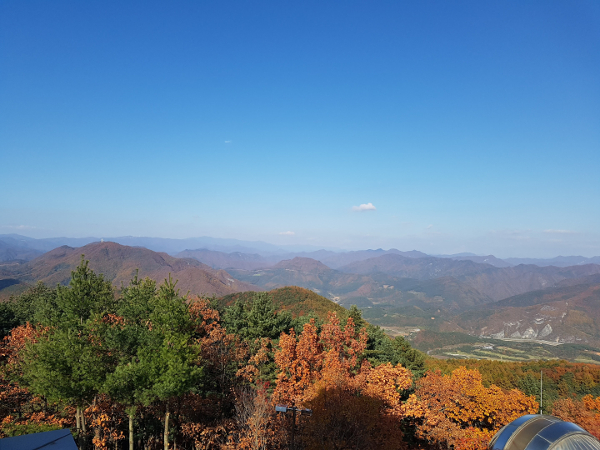
#> input picture img/mountain.jpg, 600 x 450 px, found by its file name
$ python histo_2d.py
#> lines starting #> are read from the running program, lines starting #| are printed output that depends on the picture
import cv2
import matplotlib.pylab as plt

plt.style.use('classic')        # --① 컬러 스타일을 1.x 스타일로 사용
img = cv2.imread('./img/mountain.jpg')
#> img is the input picture: shape (450, 600, 3); mean B, G, R 151.4, 127.3, 100.2

plt.subplot(131)
hist = cv2.calcHist([img], [0,1], None, [32,32], [0,256,0,256]) #--②
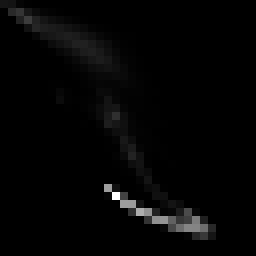
#> hist: shape (32, 32) float32 (shown 8 times larger); min 0, max 13423, mean 263.7; drawn with min black and max white
p = plt.imshow(hist)                                            #--③
plt.title('Blue and Green')                                     #--④
plt.colorbar(p)                                                 #--⑤


plt.subplot(132)
hist = cv2.calcHist([img], [1,2], None, [32,32], [0,256,0,256]) #--⑥
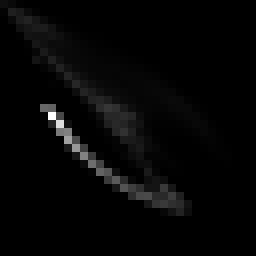
#> hist: shape (32, 32) float32 (shown 8 times larger); min 0, max 10964, mean 263.7; drawn with min black and max white
p = plt.imshow(hist)
plt.title('Green and Red')
plt.colorbar(p)

plt.subplot(133)
hist = cv2.calcHist([img], [0,2], None, [32,32], [0,256,0,256]) #--⑦
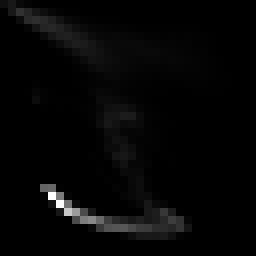
#> hist: shape (32, 32) float32 (shown 8 times larger); min 0, max 11349, mean 263.7; drawn with min black and max white
p = plt.imshow(hist)
plt.title('Blue and Red')
plt.colorbar(p)

plt.show()
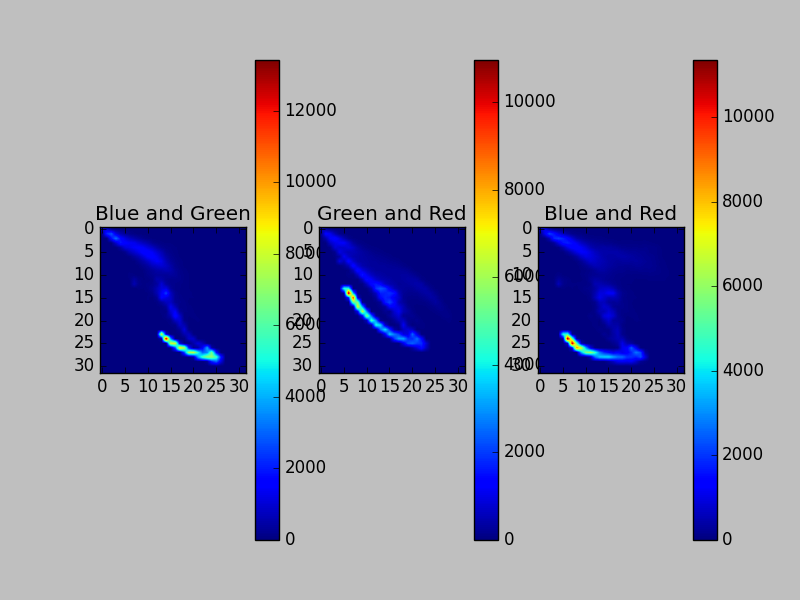
#> figure drawn by matplotlib, 6 panels

$ run again, with img/abnormal.jpg copied over img/mountain.jpg
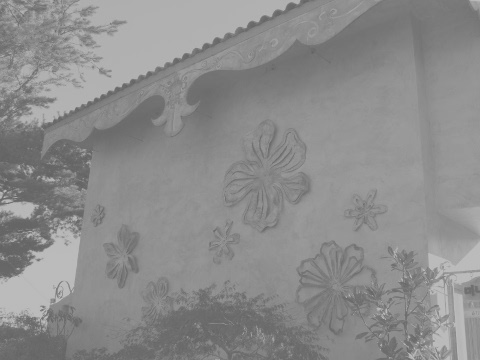
#> input picture img/abnormal.jpg, 480 x 360 px, found by its file name
#> img is the input picture: shape (360, 480, 3); min 96, max 194, mean 140.1
#> `hist = cv2.calcHist([img], [0,1], None, [32,32], [0,256,0,256])`:
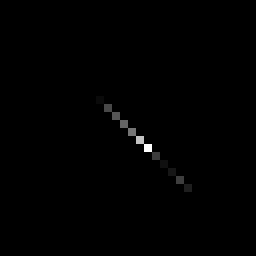
#> hist: shape (32, 32) float32 (shown 8 times larger); min 0, max 42617, mean 168.8; drawn with min black and max white
